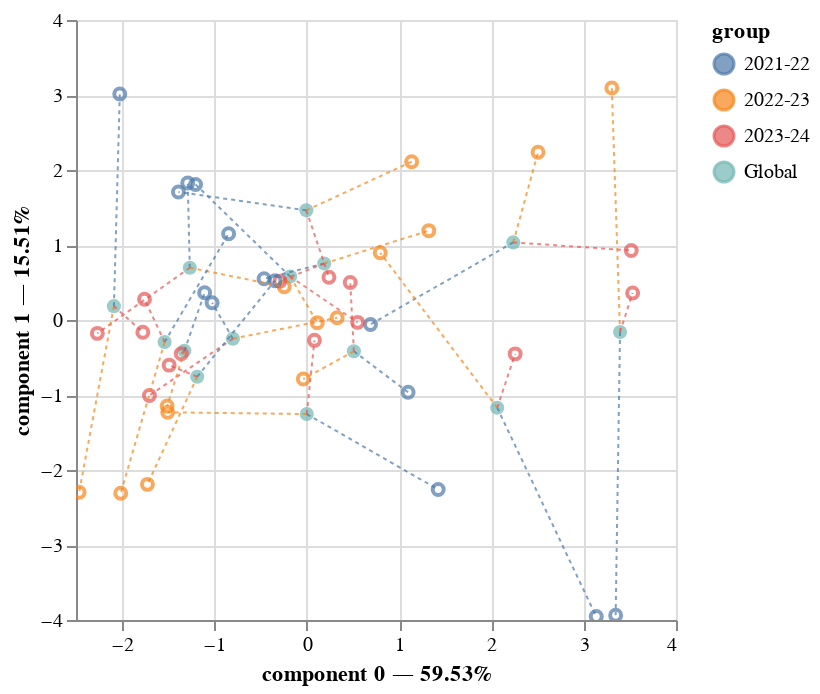

Notebook code for this chart:
### Markdown cell above
The first axis explains most of the difference between the wine ratings. This difference is actually due to the oak type of the barrels they were fermented in.

The `show_partial_rows` argument allows showing the global row coordinates together with the partial row coordinates. All the coordinates of each sample are connected with edges.

### Code cell
mfa.plot(
    dataset,
    show_partial_rows=True
)

### Figure 1 — Vega-Lite specification as saved in the notebook (floating-point values rounded to 4 significant figures)
{"config": {"view": {"continuousWidth": 300, "continuousHeight": 300}}, "layer": [{"data": {"name": "data-0a95a20553b231e03e3c4096d70804d3"}, "mark": {"type": "point", "filled": true, "size": 50}, "encoding": {"color": {"field": "group", "type": "nominal"}, "tooltip": [{"field": "Team", "type": "nominal"}, {"field": "group", "type": "nominal"}, {"field": "component 0", "type": "quantitative"}, {"field": "component 1", "type": "quantitative"}], "x": {"axis": {"title": "component 0 — 59.53%"}, "field": "component 0", "scale": {"zero": false}, "type": "quantitative"}, "y": {"axis": {"title": "component 1 — 15.51%"}, "field": "component 1", "scale": {"zero": false}, "type": "quantitative"}}, "name": "view_1"}, {"data": {"name": "data-811855b422c60bb65277345cb2f61d7b"}, "mark": {"type": "point", "shape": "circle"}, "encoding": {"color": {"field": "group", "type": "nominal"}, "tooltip": [{"field": "Team", "type": "nominal"}, {"field": "group", "type": "nominal"}, {"field": "component 0", "type": "quantitative"}, {"field": "component 1", "type": "quantitative"}], "x": {"field": "component 0", "scale": {"zero": false}, "type": "quantitative"}, "y": {"field": "component 1", "scale": {"zero": false}, "type": "quantitative"}}}, {"data": {"name": "data-e3d7aa7b077b55b65131afb3e5ebe96f"}, "mark": {"type": "line", "opacity": 0.7}, "encoding": {"color": {"field": "group", "type": "nominal"}, "strokeDash": {"value": [2, 2]}, "x": {"field": "component 0_global", "type": "quantitative"}, "x2": {"field": "component 0_partial"}, "y": {"field": "component 1_global", "type": "quantitative"}, "y2": {"field": "component 1_partial"}}}], "params": [{"name": "param_1", "select": {"type": "interval", "encodings": ["x", "y"]}, "bind": "scales", "views": ["view_1"]}], "$schema": "https://vega.github.io/schema/vega-lite/v5.20.1.json", "datasets": {"data-0a95a20553b231e03e3c4096d70804d3": [{"Team": "Arsenal", "component 0": 2.237, "component 1": 1.035, "component 2": 0.6977, "group": "Global"}, {"Team": "Aston Villa", "component 0": -0.18, "component 1": 0.5803, "component 2": 0.464, "group": "Global"}, {"Team": "Brentford", "component 0": -1.267, "component 1": 0.6968, "component 2": -0.4906, "group": "Global"}, {"Team": "Brighton & Hove Albion", "component 0": -0.8001, "component 1": -0.2489, "component 2": -0.9046, "group": "Global"}, {"Team": "Chelsea", "component 0": 0.0001082, "component 1": -1.254, "component 2": -0.3654, "group": "Global"}, {"Team": "Crystal Palace", "component 0": -1.326, "component 1": -0.4109, "component 2": -0.8093, "group": "Global"}, {"Team": "Everton", "component 0": -2.089, "component 1": 0.1843, "component 2": 0.5523, "group": "Global"}, {"Team": "Liverpool", "component 0": 2.063, "component 1": -1.17, "component 2": -0.4195, "group": "Global"}, {"Team": "Manchester City", "component 0": 3.394, "component 1": -0.1606, "component 2": -0.1512, "group": "Global"}, {"Team": "Manchester United", "component 0": 0.1894, "component 1": 0.7536, "component 2": -0.007898, "group": "Global"}, {"Team": "Newcastle United", "component 0": -0.004656, "component 1": 1.462, "component 2": -0.8724, "group": "Global"}, {"Team": "Tottenham Hotspur", "component 0": 0.5106, "component 1": -0.417, "component 2": 0.9921, "group": "Global"}, {"Team": "West Ham United", "component 0": -1.187, "component 1": -0.7564, "component 2": 0.4323, "group": "Global"}, {"Team": "Wolverhampton Wanderers", "component 0": -1.54, "component 1": -0.2942, "component 2": 0.8826, "group": "Global"}], "data-811855b422c60bb65277345cb2f61d7b": [{"Team": "Arsenal", "group": "2021-22", "component 0": 0.6903, "component 1": -0.05952, "component 2": 1.417}, {"Team": "Arsenal", "group": "2022-23", "component 0": 2.506, "component 1": 2.236, "component 2": -0.8254}, {"Team": "Arsenal", "group": "2023-24", "component 0": 3.515, "component 1": 0.9276, "component 2": 1.501}, {"Team": "Aston Villa", "group": "2021-22", "component 0": -1.205, "component 1": 1.807, "component 2": 0.8981}, {"Team": "Aston Villa", "group": "2022-23", "component 0": 0.1137, "component 1": -0.03508, "component 2": 0.3711}, {"Team": "Aston Villa", "group": "2023-24", "component 0": 0.5512, "component 1": -0.03146, "component 2": 0.1227}, {"Team": "Brentford", "group": "2021-22", "component 0": -1.289, "component 1": 1.826, "component 2": 0.6203}, {"Team": "Brentford", "group": "2022-23", "component 0": -0.2442, "component 1": 0.4427, "component 2": -1.365}, {"Team": "Brentford", "group": "2023-24", "component 0": -2.269, "component 1": -0.1782, "component 2": -0.7269}, {"Team": "Brighton & Hove Albion", "group": "2021-22", "component 0": -1.025, "component 1": 0.2308, "component 2": -1.806}, {"Team": "Brighton & Hove Albion", "group": "2022-23", "component 0": 0.3295, "component 1": 0.02908, "component 2": 0.3628}, {"Team": "Brighton & Hove Albion", "group": "2023-24", "component 0": -1.704, "component 1": -1.007, "component 2": -1.271}, {"Team": "Chelsea", "group": "2021-22", "component 0": 1.424, "component 1": -2.26, "component 2": -1.063}, {"Team": "Chelsea", "group": "2022-23", "component 0": -1.506, "component 1": -1.231, "component 2": 0.2353}, {"Team": "Chelsea", "group": "2023-24", "component 0": 0.08304, "component 1": -0.2713, "component 2": -0.2683}, {"Team": "Crystal Palace", "group": "2021-22", "component 0": -1.106, "component 1": 0.3643, "component 2": -1.769}, {"Team": "Crystal Palace", "group": "2022-23", "component 0": -1.512, "component 1": -1.148, "component 2": 0.05787}, {"Team": "Crystal Palace", "group": "2023-24", "component 0": -1.359, "component 1": -0.4488, "component 2": -0.717}, {"Team": "Everton", "group": "2021-22", "component 0": -2.025, "component 1": 3.014, "component 2": 1.068}, {"Team": "Everton", "group": "2022-23", "component 0": -2.466, "component 1": -2.297, "component 2": 1.002}, {"Team": "Everton", "group": "2023-24", "component 0": -1.776, "component 1": -0.164, "component 2": -0.4131}, {"Team": "Liverpool", "group": "2021-22", "component 0": 3.136, "component 1": -3.955, "component 2": -0.4948}, {"Team": "Liverpool", "group": "2022-23", "component 0": 0.796, "component 1": 0.8956, "component 2": -0.7639}, {"Team": "Liverpool", "group": "2023-24", "component 0": 2.258, "component 1": -0.4516, "component 2": 8.502e-05}, {"Team": "Manchester City", "group": "2021-22", "component 0": 3.346, "component 1": -3.937, "component 2": 0.05829}, {"Team": "Manchester City", "group": "2022-23", "component 0": 3.305, "component 1": 3.094, "component 2": -1.486}, {"Team": "Manchester City", "group": "2023-24", "component 0": 3.53, "component 1": 0.3607, "component 2": 0.9746}, {"Team": "Manchester United", "group": "2021-22", "component 0": -0.4624, "component 1": 0.5511, "component 2": -0.3882}, {"Team": "Manchester United", "group": "2022-23", "component 0": 1.322, "component 1": 1.191, "component 2": -0.2057}, {"Team": "Manchester United", "group": "2023-24", "component 0": -0.2913, "component 1": 0.5186, "component 2": 0.5702}, {"Team": "Newcastle United", "group": "2021-22", "component 0": -1.39, "component 1": 1.707, "component 2": -0.2258}, {"Team": "Newcastle United", "group": "2022-23", "component 0": 1.136, "component 1": 2.111, "component 2": -2.794}, {"Team": "Newcastle United", "group": "2023-24", "component 0": 0.24, "component 1": 0.5699, "component 2": 0.403}, {"Team": "Tottenham Hotspur", "group": "2021-22", "component 0": 1.098, "component 1": -0.9643, "component 2": 0.7514}, {"Team": "Tottenham Hotspur", "group": "2022-23", "component 0": -0.0373, "component 1": -0.7874, "component 2": 1.621}, {"Team": "Tottenham Hotspur", "group": "2023-24", "component 0": 0.4709, "component 1": 0.5009, "component 2": 0.6035}, {"Team": "West Ham United", "group": "2021-22", "component 0": -0.3437, "component 1": 0.5242, "component 2": 0.1613}, {"Team": "West Ham United", "group": "2022-23", "component 0": -1.726, "component 1": -2.192, "component 2": 1.896}, {"Team": "West Ham United", "group": "2023-24", "component 0": -1.491, "component 1": -0.6017, "component 2": -0.7609}, {"Team": "Wolverhampton Wanderers", "group": "2021-22", "component 0": -0.8468, "component 1": 1.151, "component 2": 0.7719}, {"Team": "Wolverhampton Wanderers", "group": "2022-23", "component 0": -2.015, "component 1": -2.309, "component 2": 1.894}, {"Team": "Wolverhampton Wanderers", "group": "2023-24", "component 0": -1.758, "component 1": 0.276, "component 2": -0.01813}], "data-e3d7aa7b077b55b65131afb3e5ebe96f": [{"Team": "Arsenal", "component 0_global": 2.237, "component 1_global": 1.035, "component 0_partial": 0.6903, "component 1_partial": -0.05952, "group": "2021-22"}, {"Team": "Arsenal", "component 0_global": 2.237, "component 1_global": 1.035, "component 0_partial": 2.506, "component 1_partial": 2.236, "group": "2022-23"}, {"Team": "Arsenal", "component 0_global": 2.237, "component 1_global": 1.035, "component 0_partial": 3.515, "component 1_partial": 0.9276, "group": "2023-24"}, {"Team": "Aston Villa", "component 0_global": -0.18, "component 1_global": 0.5803, "component 0_partial": -1.205, "component 1_partial": 1.807, "group": "2021-22"}, {"Team": "Aston Villa", "component 0_global": -0.18, "component 1_global": 0.5803, "component 0_partial": 0.1137, "component 1_partial": -0.03508, "group": "2022-23"}, {"Team": "Aston Villa", "component 0_global": -0.18, "component 1_global": 0.5803, "component 0_partial": 0.5512, "component 1_partial": -0.03146, "group": "2023-24"}, {"Team": "Brentford", "component 0_global": -1.267, "component 1_global": 0.6968, "component 0_partial": -1.289, "component 1_partial": 1.826, "group": "2021-22"}, {"Team": "Brentford", "component 0_global": -1.267, "component 1_global": 0.6968, "component 0_partial": -0.2442, "component 1_partial": 0.4427, "group": "2022-23"}, {"Team": "Brentford", "component 0_global": -1.267, "component 1_global": 0.6968, "component 0_partial": -2.269, "component 1_partial": -0.1782, "group": "2023-24"}, {"Team": "Brighton & Hove Albion", "component 0_global": -0.8001, "component 1_global": -0.2489, "component 0_partial": -1.025, "component 1_partial": 0.2308, "group": "2021-22"}, {"Team": "Brighton & Hove Albion", "component 0_global": -0.8001, "component 1_global": -0.2489, "component 0_partial": 0.3295, "component 1_partial": 0.02908, "group": "2022-23"}, {"Team": "Brighton & Hove Albion", "component 0_global": -0.8001, "component 1_global": -0.2489, "component 0_partial": -1.704, "component 1_partial": -1.007, "group": "2023-24"}, {"Team": "Chelsea", "component 0_global": 0.0001082, "component 1_global": -1.254, "component 0_partial": 1.424, "component 1_partial": -2.26, "group": "2021-22"}, {"Team": "Chelsea", "component 0_global": 0.0001082, "component 1_global": -1.254, "component 0_partial": -1.506, "component 1_partial": -1.231, "group": "2022-23"}, {"Team": "Chelsea", "component 0_global": 0.0001082, "component 1_global": -1.254, "component 0_partial": 0.08304, "component 1_partial": -0.2713, "group": "2023-24"}, {"Team": "Crystal Palace", "component 0_global": -1.326, "component 1_global": -0.4109, "component 0_partial": -1.106, "component 1_partial": 0.3643, "group": "2021-22"}, {"Team": "Crystal Palace", "component 0_global": -1.326, "component 1_global": -0.4109, "component 0_partial": -1.512, "component 1_partial": -1.148, "group": "2022-23"}, {"Team": "Crystal Palace", "component 0_global": -1.326, "component 1_global": -0.4109, "component 0_partial": -1.359, "component 1_partial": -0.4488, "group": "2023-24"}, {"Team": "Everton", "component 0_global": -2.089, "component 1_global": 0.1843, "component 0_partial": -2.025, "component 1_partial": 3.014, "group": "2021-22"}, {"Team": "Everton", "component 0_global": -2.089, "component 1_global": 0.1843, "component 0_partial": -2.466, "component 1_partial": -2.297, "group": "2022-23"}, {"Team": "Everton", "component 0_global": -2.089, "component 1_global": 0.1843, "component 0_partial": -1.776, "component 1_partial": -0.164, "group": "2023-24"}, {"Team": "Liverpool", "component 0_global": 2.063, "component 1_global": -1.17, "component 0_partial": 3.136, "component 1_partial": -3.955, "group": "2021-22"}, {"Team": "Liverpool", "component 0_global": 2.063, "component 1_global": -1.17, "component 0_partial": 0.796, "component 1_partial": 0.8956, "group": "2022-23"}, {"Team": "Liverpool", "component 0_global": 2.063, "component 1_global": -1.17, "component 0_partial": 2.258, "component 1_partial": -0.4516, "group": "2023-24"}, {"Team": "Manchester City", "component 0_global": 3.394, "component 1_global": -0.1606, "component 0_partial": 3.346, "component 1_partial": -3.937, "group": "2021-22"}, {"Team": "Manchester City", "component 0_global": 3.394, "component 1_global": -0.1606, "component 0_partial": 3.305, "component 1_partial": 3.094, "group": "2022-23"}, {"Team": "Manchester City", "component 0_global": 3.394, "component 1_global": -0.1606, "component 0_partial": 3.53, "component 1_partial": 0.3607, "group": "2023-24"}, {"Team": "Manchester United", "component 0_global": 0.1894, "component 1_global": 0.7536, "component 0_partial": -0.4624, "component 1_partial": 0.5511, "group": "2021-22"}, {"Team": "Manchester United", "component 0_global": 0.1894, "component 1_global": 0.7536, "component 0_partial": 1.322, "component 1_partial": 1.191, "group": "2022-23"}, {"Team": "Manchester United", "component 0_global": 0.1894, "component 1_global": 0.7536, "component 0_partial": -0.2913, "component 1_partial": 0.5186, "group": "2023-24"}, {"Team": "Newcastle United", "component 0_global": -0.004656, "component 1_global": 1.462, "component 0_partial": -1.39, "component 1_partial": 1.707, "group": "2021-22"}, {"Team": "Newcastle United", "component 0_global": -0.004656, "component 1_global": 1.462, "component 0_partial": 1.136, "component 1_partial": 2.111, "group": "2022-23"}, {"Team": "Newcastle United", "component 0_global": -0.004656, "component 1_global": 1.462, "component 0_partial": 0.24, "component 1_partial": 0.5699, "group": "2023-24"}, {"Team": "Tottenham Hotspur", "component 0_global": 0.5106, "component 1_global": -0.417, "component 0_partial": 1.098, "component 1_partial": -0.9643, "group": "2021-22"}, {"Team": "Tottenham Hotspur", "component 0_global": 0.5106, "component 1_global": -0.417, "component 0_partial": -0.0373, "component 1_partial": -0.7874, "group": "2022-23"}, {"Team": "Tottenham Hotspur", "component 0_global": 0.5106, "component 1_global": -0.417, "component 0_partial": 0.4709, "component 1_partial": 0.5009, "group": "2023-24"}, {"Team": "West Ham United", "component 0_global": -1.187, "component 1_global": -0.7564, "component 0_partial": -0.3437, "component 1_partial": 0.5242, "group": "2021-22"}, {"Team": "West Ham United", "component 0_global": -1.187, "component 1_global": -0.7564, "component 0_partial": -1.726, "component 1_partial": -2.192, "group": "2022-23"}, {"Team": "West Ham United", "component 0_global": -1.187, "component 1_global": -0.7564, "component 0_partial": -1.491, "component 1_partial": -0.6017, "group": "2023-24"}, {"Team": "Wolverhampton Wanderers", "component 0_global": -1.54, "component 1_global": -0.2942, "component 0_partial": -0.8468, "component 1_partial": 1.151, "group": "2021-22"}, {"Team": "Wolverhampton Wanderers", "component 0_global": -1.54, "component 1_global": -0.2942, "component 0_partial": -2.015, "component 1_partial": -2.309, "group": "2022-23"}, {"Team": "Wolverhampton Wanderers", "component 0_global": -1.54, "component 1_global": -0.2942, "component 0_partial": -1.758, "component 1_partial": 0.276, "group": "2023-24"}]}}
